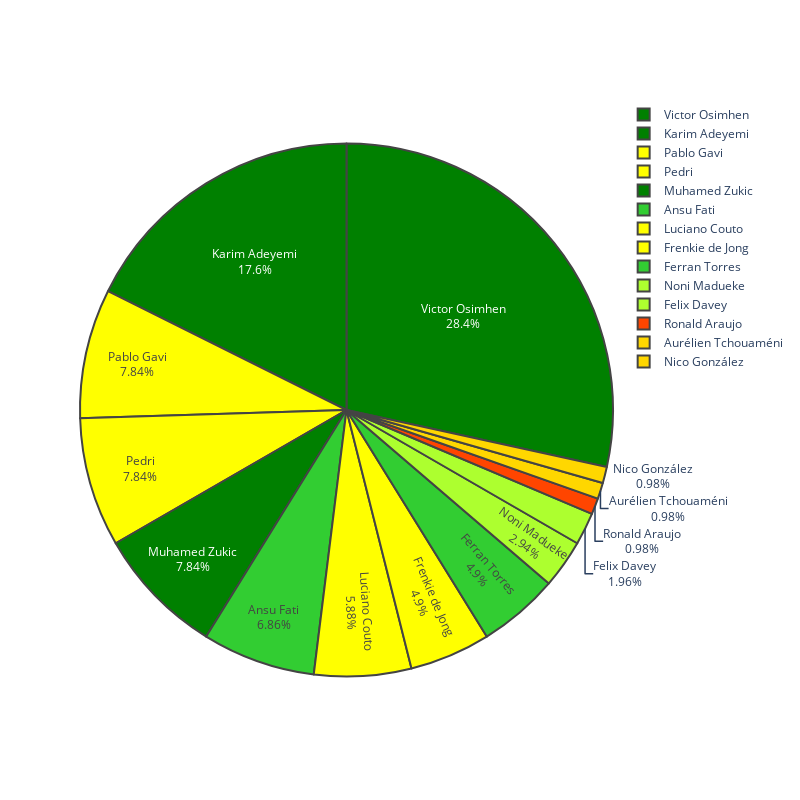

The cell this chart's notebook holds for it:
### Markdown cell above
### Example graph outputs

### Code cell
pie_chart('Goals')

### Figure 1 — Plotly figure (JSON) as saved in the notebook; plotly's stock layout.template omitted (floating-point values rounded to 4 significant figures)
{"data": [{"hovertext": ["Position - ST<br>Minutes played - 1445", "Position - ST<br>Minutes played - 862", "Position - CM<br>Minutes played - 1054", "Position - CM<br>Minutes played - 1310", "Position - ST<br>Minutes played - 338", "Position - RW<br>Minutes played - 1193", "Position - CM<br>Minutes played - 706", "Position - CM<br>Minutes played - 1497", "Position - RW<br>Minutes played - 1088", "Position - LW<br>Minutes played - 1017", "Position - LW<br>Minutes played - 967", "Position - CB<br>Minutes played - 2028", "Position - CDM<br>Minutes played - 1227", "Position - CDM<br>Minutes played - 1086"], "labels": ["Victor Osimhen", "Karim Adeyemi", "Pablo Gavi", "Pedri", "Muhamed Zukic", "Ansu Fati", "Luciano Couto", "Frenkie de Jong", "Ferran Torres", "Noni Madueke", "Felix Davey", "Ronald Araujo", "Aurélien Tchouaméni", "Nico González"], "marker": {"colors": ["green", "green", "yellow", "yellow", "green", "limegreen", "yellow", "yellow", "limegreen", "greenyellow", "greenyellow", "orangered", "gold", "gold"], "line": {"width": 2}}, "pull": [0, 0, 0, 0, 0, 0, 0, 0, 0, 0, 0, 0, 0, 0], "textinfo": "label+percent", "type": "pie", "values": [29, 18, 8, 8, 8, 7, 6, 5, 5, 3, 2, 1, 1, 1]}], "layout": {"height": 800, "width": 800}}
